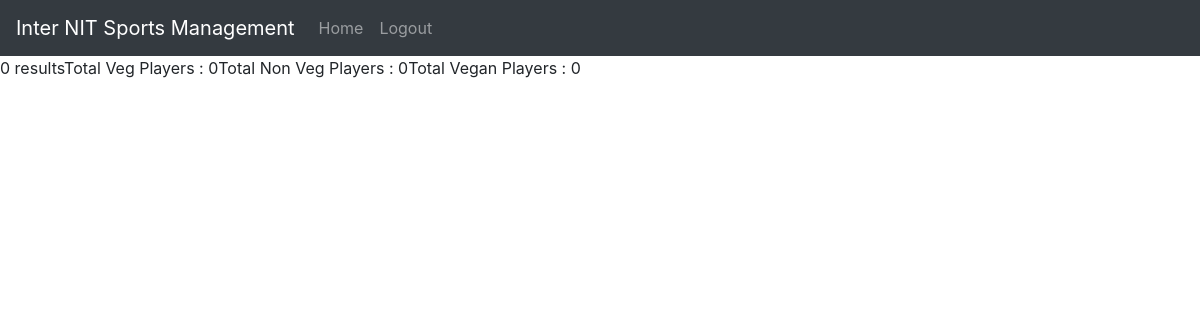
Page /loginsystem/food_details.php (signed in) on the earlier database version.
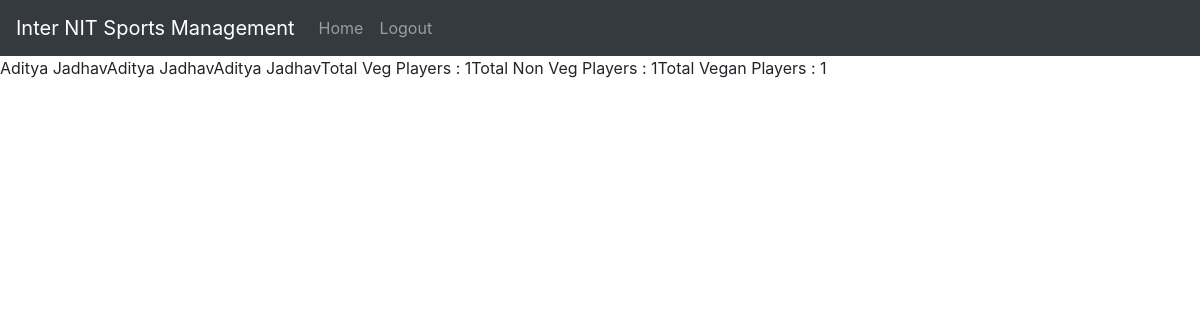
Same page on the later database version.
### tables this page shows
CREATE TABLE `players` (
  `serial` int(11) NOT NULL,
  `Name` varchar(50) NOT NULL,
  `age` int(11) NOT NULL,
  `food` varchar(15) NOT NULL,
  `nit_name` varchar(25) NOT NULL,
  `sport` varchar(25) NOT NULL,
  `role` varchar(25) NOT NULL,
  `team_name` varchar(25) NOT NULL
);

### loginsystem/food_details.php (the view, shortened to what this page needs)
<!doctype html>
<html lang="en">
  <head>
    <link rel="stylesheet" href="https://stackpath.bootstrapcdn.com/bootstrap/4.4.1/css/bootstrap.min.css">
  </head>
  <body>
  <?php require 'partials/_nav.php' ?>
			<?php
				include 'partials/_dbconnect.php';
				$sql = "SELECT * FROM `players`" ;
				$result = mysqli_query($conn, $sql);
                $veg = 0;
                $non = 0;
                $vegan = 0;
				if (mysqli_num_rows($result) > 0 ) {
				    while($row = mysqli_fetch_assoc($result)) {
  			          if(strcmp($row["food"],"Veg"))
                      {
                        $veg ++;
                        echo $row["Name"];
                      }
                      if(strcmp($row["food"],"Non Veg"))
                      {
                      $non ++;
                      echo $row["Name"];
                      }
                      if(strcmp($row["food"],"Vegan"))
                      {
                      $vegan ++;
                      echo $row["Name"];
                      }
          }
				} else {
				    echo "0 results";
				}
                echo "Total Veg Players     : $veg";
                echo "Total Non Veg Players : $non";
                echo "Total Vegan Players   : $vegan";
			?>
</body>
  </body>
</html>

Differences in the rows shown:
added players: Name "Aditya Jadhav"
Other differences:
$veg: "0" → "1"
$non: "0" → "1"
$vegan: "0" → "1"
text no longer shown: "0 results"
